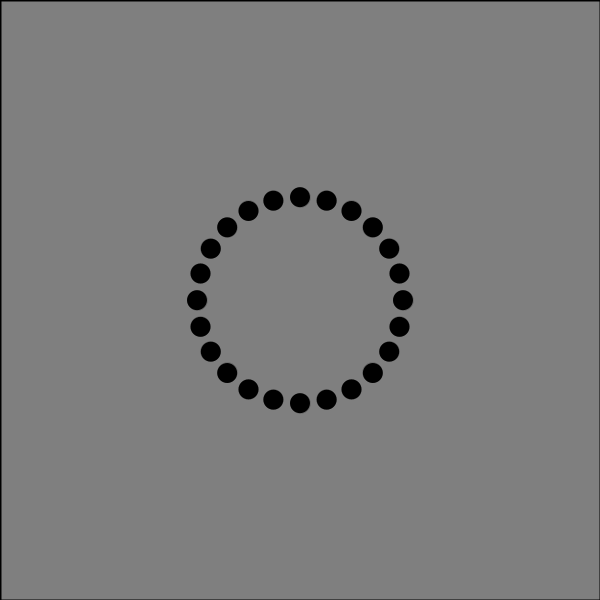
Frame 1 (no input)
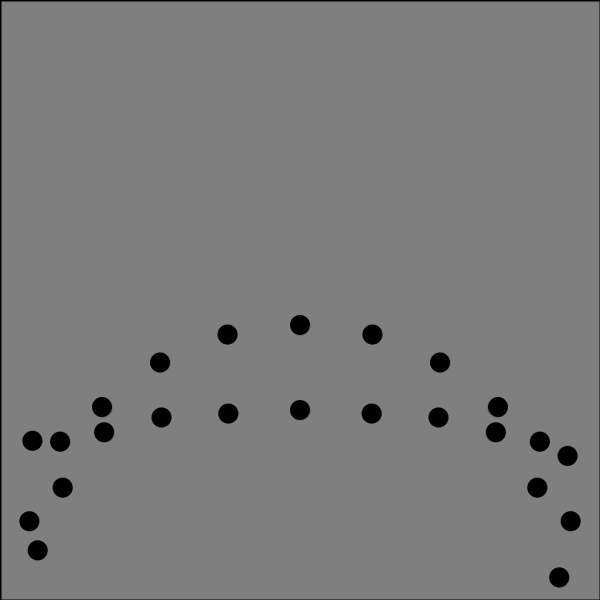
Frame 60 (the mouse pressed at the canvas centre just before this capture)
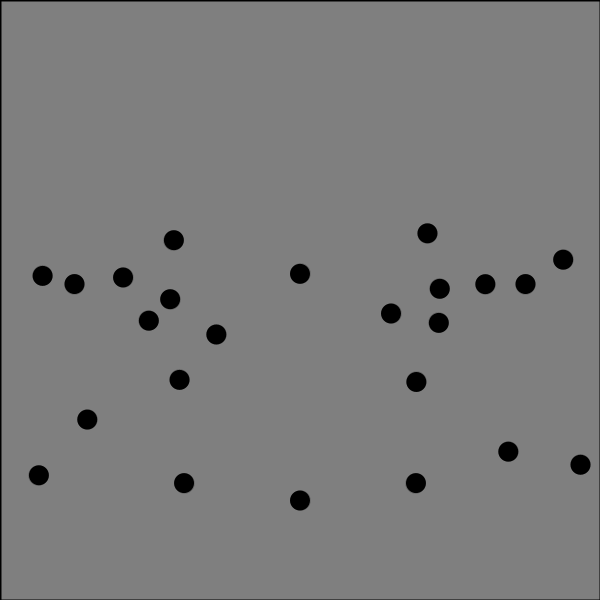
Frame 120 (the mouse held since frame 60 and released just before this capture)

The Processing sketch that drew these frames (run headless with seeded random() and noise(); from frame 60 on, the mouse is pressed at the canvas centre):

// Processing sketch: Optic
// ── Optic.pde
ArrayList<Wall> walls = new ArrayList<Wall>();
ArrayList<Ball> balls = new ArrayList<Ball>();

void setup(){
  size(600,600);
  frameRate(60);
  walls.add(new Wall(0,0,width,0));
  walls.add(new Wall(width,0,width,height));
  walls.add(new Wall(width,height,0,height));
  walls.add(new Wall(0,height,0,0));
  for (int i=0;i<360;i+=15){
    balls.add(new Ball(width/2+cos(radians(i))*100,height/2+sin(radians(i))*100,cos(radians(i))*3,sin(radians(i))*3,1,10));
  }
}

void draw(){
  background(127);
  for (Wall i : walls){
    i.show();
  }
  for (Ball i : balls){
    i.move(walls,balls);
    i.show();
  }
}

// ── Ball.pde
/*
m1*v1 + m2*v2 = m1*v1' + m2*v2'
v1 + v1' = v2 + v2'
v1' = v2 + v2' - v1
m1*v1 + m2*v2 = m1*(v2 + v2' - v1) + m2*v2'
m1*v1 + m2*v2 = m1*v2 + m1*v2' - m1*v1 + m2*v2'
2*m1*v1 + m2*v2 - m1*v2 = m1*v2' + m2*v2'
2*m1*v1 + m2*v2 - m1*v2 = v2'*(m1+m2)
v2' = (2*m1*v1 + m2*v2 - m1*v2)/(m1+m2)
v1' = v2 + v2' - v1
*/

float g = 1/6.;

class Ball{
  float x,y,velx,vely,size,m;
  Ball(float x,float y,float velx,float vely,float m,float size){
    this.x = x;
    this.y = y;
    this.velx = velx;
    this.vely = vely;
    this.m = m;
    this.size = size;
  }
  
  void show(){
    strokeWeight(0);
    fill(0);
    circle(x,y,size*2);
  }
  
  void move(ArrayList<Wall> walls,ArrayList<Ball> balls){
    for (Ball i : balls){
      if (i!=this){
        if (dist(x,y,i.x,i.y)<size+i.size){
          x -= velx;
          y -= vely;
          i.x -= i.velx;
          i.y -= i.vely;
          float v2 = (2*m*velx + i.m*i.velx - m*i.velx)/(m+i.m);
          float v1 = i.velx + v2 - velx;
          velx = v1;
          i.velx = v2;
          v2 = (2*m*vely + i.m*i.vely - m*i.vely)/(m+i.m);
          v1 = i.vely + v2 - vely;
          vely = v1;
          i.vely = v2;
        }
      }
    }
    for (Wall i : walls){
      if (i.coliding(this)){
        this.bounce(i);
      }
    }
    vely += g;
    x += velx;
    y += vely;
  }
  
  void bounce(Wall wall){
    x -= velx;
    y -= vely;
    float angle = get_actual_angle(atan2(this.vely,this.velx));
    if (angle>0 && angle<QUARTER){
      if (get_sign(this.velx)<0 && get_sign(this.vely)<0) angle += TWOQUARTER; 
    }
    else if (angle>THREEQUARTER && angle<FOURQUARTER){
      if (get_sign(this.velx)<0 && get_sign(this.vely)>0) angle += TWOQUARTER;
    }
    float normal1 = wall.normal1;
    float normal2 = wall.normal2;
    if (angle>0 && angle<=TWOQUARTER){
      angle = normal1+normal1-angle-TWOQUARTER;
    }
    else if (angle>TWOQUARTER && angle<=FOURQUARTER){
      angle = normal2+normal2-angle+TWOQUARTER;
    }
    float mul = sqrt(velx*velx+vely*vely);
    velx = cos(angle)*mul;
    vely = sin(angle)*mul;
  }
}

float get_sign(float x){
  return x/abs(x);
}

// ── Wall.pde
/*
m = tan(angle)
y - y1 = m * (x - x1)
0 = mx - y - mx1 + y1
a = m
b = -1
c = -mx1 + y1
dist = |ax + by + c|/sqrt(a**2+b**2)
*/

float QUARTER = PI/2;
float TWOQUARTER = QUARTER*2;
float THREEQUARTER = QUARTER*3;
float FOURQUARTER = QUARTER*4;

class Wall{
  float x1,y1,x2,y2,angle,normal1,normal2,m,a,b,c;
  Wall(float x1,float y1,float x2,float y2){
    this.x1 = x1;
    this.y1 = y1;
    this.x2 = x2;
    this.y2 = y2;
    angle = get_actual_angle(atan2(y2-y1,x2-x1));
    normal1 = get_actual_angle(angle-QUARTER);
    normal2 = get_actual_angle(angle+QUARTER);
    m = tan(angle);
    a = m;
    b = -1;
    c = -m*x1+y1;
  }
  
  void show(){
    stroke(0);
    strokeWeight(2);
    line(x1,y1,x2,y2);
  }
  
  boolean coliding(Ball ball){
    float distance = abs(a*(ball.x+ball.velx)+b*(ball.y+ball.vely)+c)/sqrt(a*a+b*b);
    return (distance<=ball.size && (((ball.x>=x1 && ball.x<=x2) || (ball.x<=x1 && ball.x>=x2)) || ((ball.y>=y1 && ball.y<=y2) || (ball.y<=y1 && ball.y>=y2))));
  }
}

float rad_to_angle(float x){
  return x*180/PI;
}

float get_actual_angle(float x){
  while (x<=0){
    x += FOURQUARTER;
  }
  while (x>FOURQUARTER){
    x -= FOURQUARTER;
  }
  return x;
}
